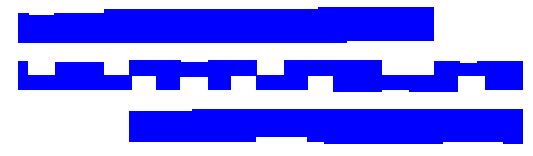
#> input picture image/complex.png, 533 x 156 px
$ python image2gds.py -i ../image/complex.png
#> lines starting #> are read from the running program, lines starting #| are printed output that depends on the picture; after the words box and inside, x2 and y2 are one past the last pixel; in counts of white or black regions, pixels touching at a corner belong together
from matplotlib import pyplot as plt
import cv2
import numpy as np
import gdspy
import argparse

def auto_canny(image, sigma=0.33):
        # compute the median of the single channel pixel intensities
        v = np.median(image)
        # apply automatic Canny edge detection using the computed median
        lower = int(max(0, (1.0 - sigma) * v))
        upper = int(min(255, (1.0 + sigma) * v))
        edged = cv2.Canny(image, lower, upper)

        # return the edged image
        return edged

def image2corners(args):
    filename = args.input_image
    img = cv2.imread(filename)
#> img is the input picture: shape (156, 533, 3); mean B, G, R 255, 138.4, 138.4
    gray = cv2.cvtColor(img,cv2.COLOR_BGR2GRAY)
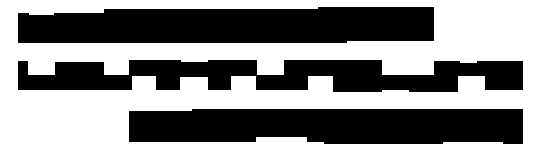
#> gray: shape (156, 533); values 29 (black) and 255 (white), 54.3% white; 3 black regions, box (x1, y1, x2, y2) and area: (18, 7, 434, 43) 13808, (129, 109, 523, 144) 12899, (18, 60, 523, 92) 11318

    # find Harris corners
    gray = np.float32(gray)
    dst = cv2.cornerHarris(gray,2,3,0.01)
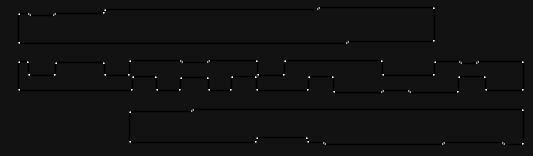
#> dst: shape (156, 533) float32; min -26087578, max 330553024, mean -637868.4; drawn with min black and max white
    dst = cv2.dilate(dst,None)
    ret, dst = cv2.threshold(dst,0.01*dst.max(),255,0)
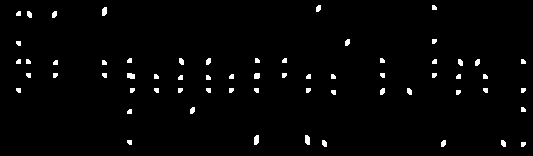
#> dst: shape (156, 533) float32; 1.9% white; 63 white regions, largest, box (x1, y1, x2, y2) and area: (254, 135, 259, 145) 44, (305, 135, 310, 145) 44, (127, 73, 135, 79) 42
#> ret = 3305530.2
    dst = np.uint8(dst)

    # find centroids
    ret, labels, stats, centroids = cv2.connectedComponentsWithStats(dst)
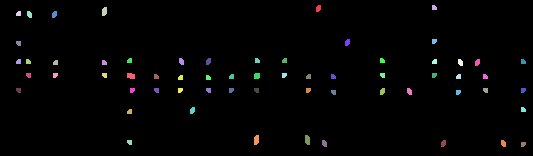
#> labels: shape (156, 533) int32; 64 distinct labels, from 0 to 63; one colour per label, 0 black
#> ret = 64; stats = 64 rows, first 6: [0, 0, 533, 156, 81571], [316, 5, 5, 7, 29], [432, 5, 5, 5, 22], [102, 7, 5, 9, 39], [16, 11, 5, 5, 22], [27, 11, 5, 7, 29]; centroids = 64 pairs, first value 18.23 to 522.8, second value 7.23 to 143.8

    # define the criteria to stop and refine the corners
    # criteria = (cv2.TERM_CRITERIA_EPS + cv2.TERM_CRITERIA_MAX_ITER, 100, 0.001)
    # points = cv2.cornerSubPix(gray,np.float32(centroids),(5,5),(-1,-1),criteria)[1:,:]
    points=centroids[1:,:]
#> points = 63 pairs, first value 18.23 to 522.8, second value 7.23 to 143.8
    # print(points)
    ind=np.lexsort((points[:,0],points[:,1]))
#> ind = 63 values, max 62 at index 62, min 0 at index 1, mean 31
    corners=points[ind]
#> corners has the same summary as points
    print(corners)
#> (printed output is left out)
    edges=auto_canny(img)
#> in auto_canny, `v = np.median(image)`: v = 255
#> in auto_canny, `lower = int(max(0, (1.0 - sigma) * v))`: lower = 170
#> in auto_canny, `upper = int(min(255, (1.0 + sigma) * v))`: upper = 255
#> in auto_canny, `edged = cv2.Canny(image, lower, upper)`:
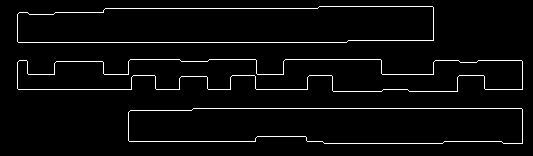
#> edged: shape (156, 533); 3.6% white in thin lines or dots, all inside (x1, y1, x2, y2) = (17, 6, 523, 144)
    ans = []
    for y in range(0, edges.shape[0]):
        for x in range(0, edges.shape[1]):
            if edges[y, x] != 0:
                ans = ans + [[x, y]]
    ans = np.array(ans)

    fig=plt.figure()
    ax=fig.add_subplot(111)
    # plt.ylim(max(corners[:,1]),0)
    # plt.xlim(0,max(corners[:,0])+400)
    plt.ylim(150,0)
    plt.xlim(0,600)
    plt.scatter(ans[:,0],ans[:,1],marker='.')
    plt.scatter(corners[:,0],corners[:,1],marker='o',color='r')
    for i, xy0 in enumerate(corners):
        xy=tuple(xy0)
        ax.annotate('%d'%i,xy=xy,size=10,color='b')
#> this loop made 63 passes
#> xy on passes 1 to 12: (433.8, 7.23), (318, 8), (104, 11), (18.23, 13.23), (29, 14), (54, 14), (433.8, 40.77), (347, 42), (18.23, 42.77), (129.2, 60.23), (256.8, 60.23), (284.2, 60.23)
    plt.savefig('foo.png')
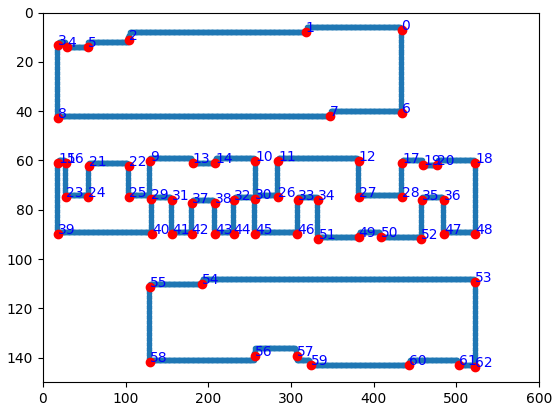
#> figure drawn by matplotlib, 1 panel
    return corners

def corners2gds(corners,args):
    poly_cell=gdspy.Cell('tmp')
    polyidx=[None]*3
    polyidx[0]=[0, 1, 2, 5, 4, 3, 8, 7, 6]
    polyidx[1]=[18,20,19,17,28,27,12,11,26,30,10,14,13,9,29,25,22,21,24,23,16,15,39,40,29,31,41,42,37,38,43,44,32,44,30,45,46,33,34,51,49,50,52,35,36,47,48]
    polyidx[2]=[53,54,55,58,56,57,59,60,58,59,60,61,62]
    for i, idx in enumerate(polyidx):
        polyvertice=idx2xy(corners,idx)
        poly=gdspy.Polygon(polyvertice,1)
        poly_cell.add(poly)
    if args.out_file is not None:
        gdspy.write_gds(args.out_file,unit=1.0e-6,precision=1.0e-9)

def idx2xy(corners,idx):
    cornerList=[]
    for i in idx:
        cornerList.append(corners[i])
    return cornerList

parser=argparse.ArgumentParser(description='This script is used to extract corner points from image')
parser.add_argument('-i',dest='input_image',required=True,help='input image file',type=str)
parser.add_argument('-o',dest='out_file',help='output file',type=str)
args=parser.parse_args()

corners=image2corners(args)
#> corners has the same summary as points in image2corners
corners2gds(corners,args)
#> (the call stopped at in corners2gds, `poly_cell=gdspy.Cell('tmp')`: gdspy is not available in this run)

$ run again, on image/sanity0.PNG
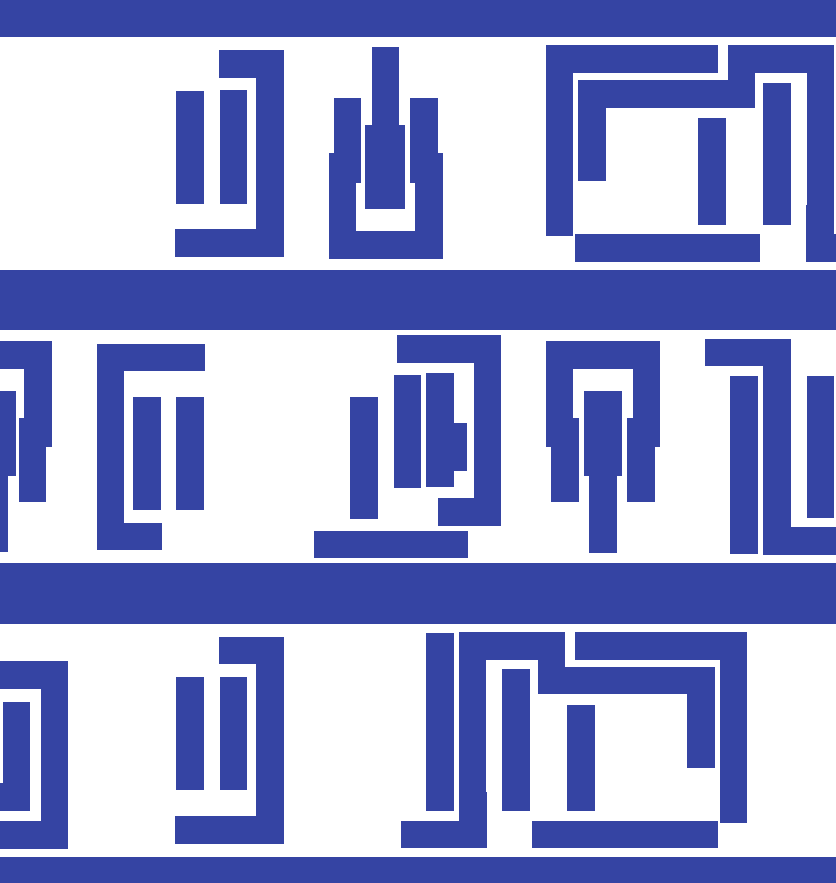
#> input picture image/sanity0.PNG, 836 x 883 px
#> in image2corners, img is the input picture: shape (883, 836, 3); mean B, G, R 208.9, 161.3, 153.8
#> in image2corners, `gray = cv2.cvtColor(img,cv2.COLOR_BGR2GRAY)`:
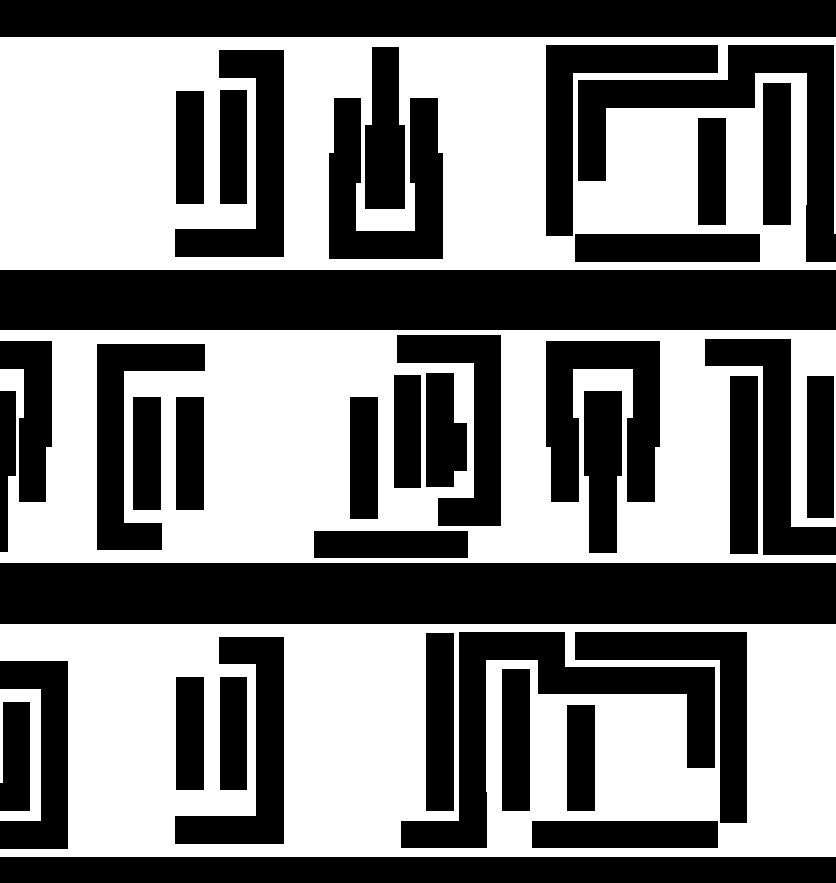
#> gray: shape (883, 836); values 74 (black) and 255 (white), 49.9% white; 4 white regions, box (x1, y1, x2, y2) and area: (0, 37, 836, 270) 126431, (0, 624, 836, 857) 123853, (0, 330, 836, 563) 115775, (0, 689, 41, 821) 2385
#> in image2corners, `ret, dst = cv2.threshold(dst,0.01*dst.max(),255,0)`: ret = 1359946.1
#> labels: shape (883, 836) int32; 212 distinct labels, from 0 to 211
#> in image2corners, `ret, labels, stats, centroids = cv2.connectedComponentsWithStats(dst)`: ret = 212; stats = 212 rows, first 6: [0, 0, 836, 883, 733228], [544, 43, 5, 5, 22], [716, 43, 5, 5, 22], [726, 43, 5, 5, 22], [832, 43, 4, 5, 19], [370, 45, 5, 5, 22]; centroids = 212 pairs, first value 2.77 to 833.7, second value 45.11 to 848.8
#> points = 211 pairs, first value 2.77 to 833.7, second value 45.11 to 848.8
#> ind = 211 values, max 210 at index 209, min 0 at index 1, mean 105
#> in image2corners, `corners=points[ind]`: corners has the same summary as points
#> (printed output is left out)
#> v = 163
#> lower = 109
#> upper = 216
#> edged: shape (883, 836); 3% white in thin lines or dots
#> the loop in image2corners, `for i, xy0 in enumerate(corners):` made 211 passes
#> xy on passes 1 to 3: (833.4, 45.11), (546.2, 45.23), (717.8, 45.23)
#> in image2corners, `plt.savefig('foo.png')`:
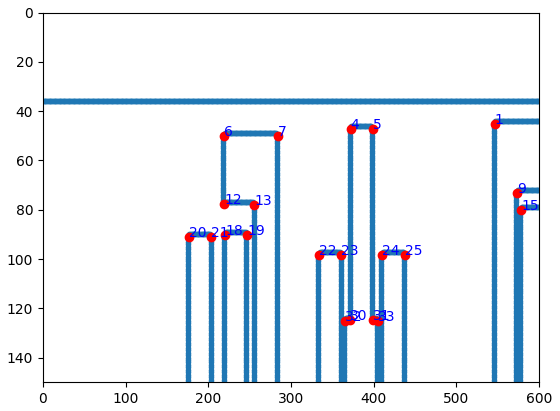
#> figure drawn by matplotlib, 1 panel
#> `corners=image2corners(args)`: corners has the same summary as points in image2corners
